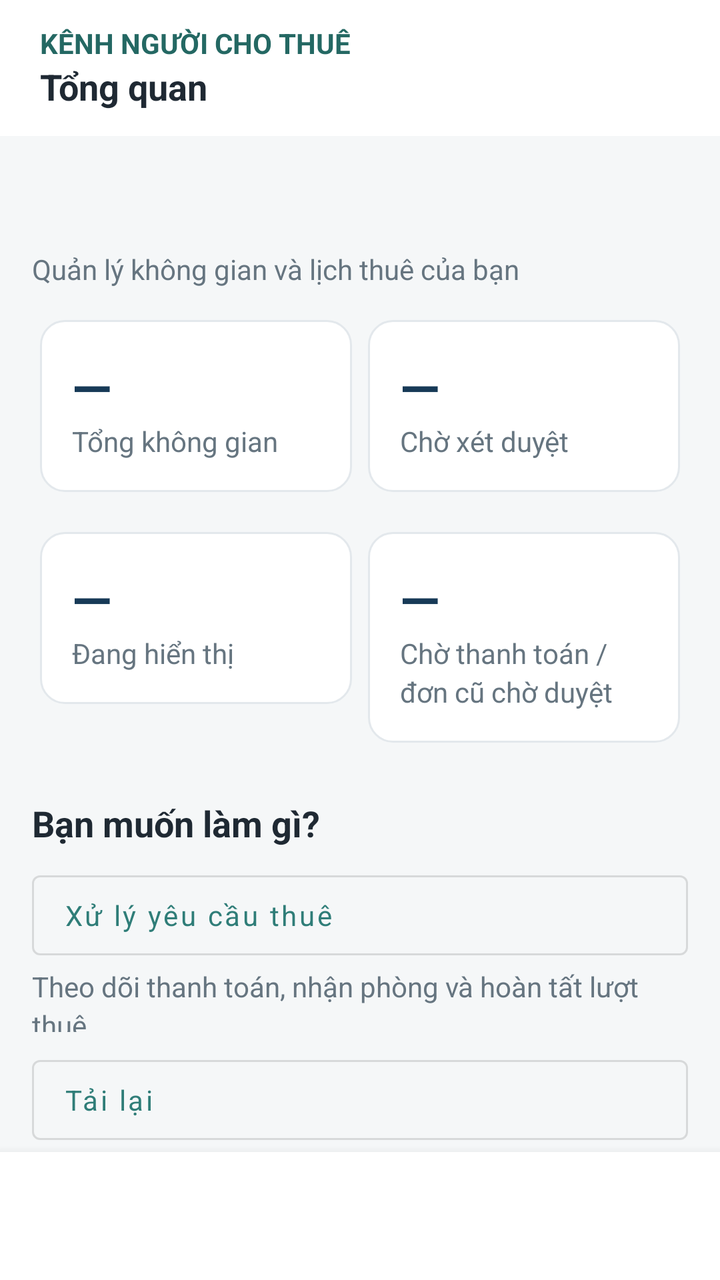
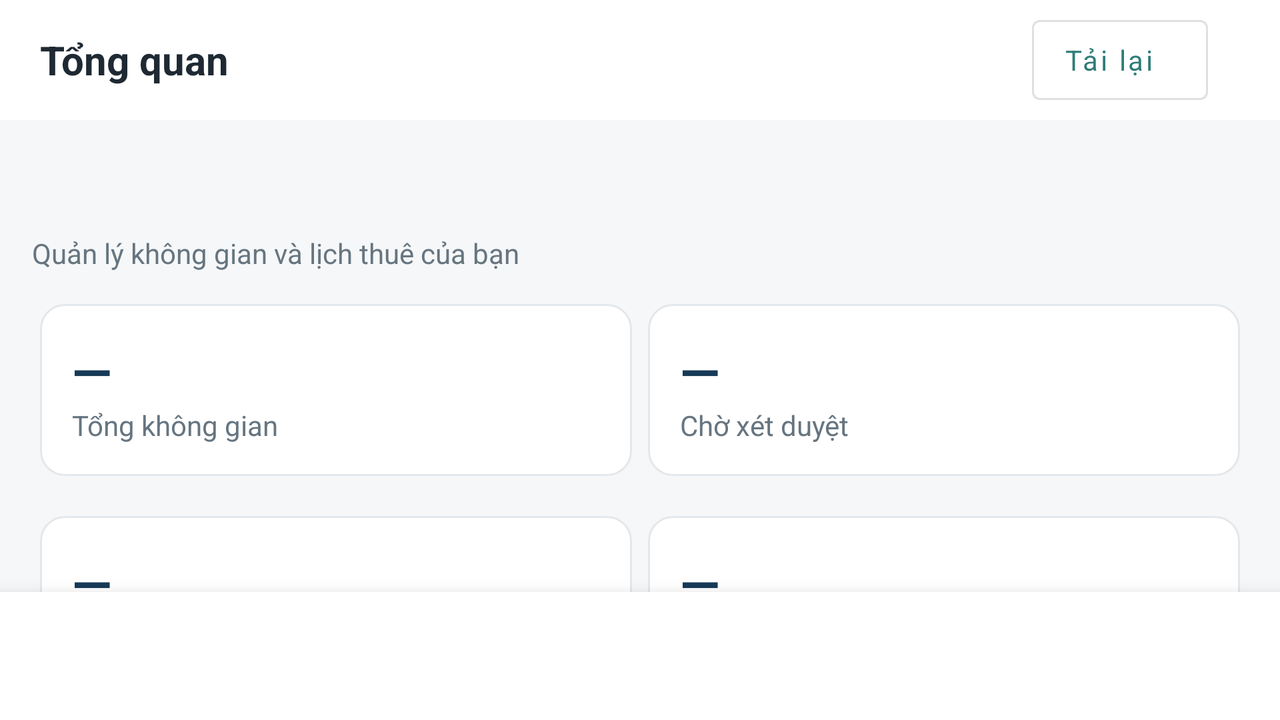

One screen, two layout resources from the same app: the default and the repository's alternative for another configuration. Each is rendered where Android would select it; the XML of both is given below.
<!-- AndroidManifest.xml: application theme Theme.BroomSharing -->
<!-- res/layout/activity_host_dashboard.xml -->
<?xml version="1.0" encoding="utf-8"?>
<LinearLayout xmlns:android="http://schemas.android.com/apk/res/android" xmlns:app="http://schemas.android.com/apk/res-auto" android:id="@+id/workspaceRoot" android:layout_width="match_parent" android:layout_height="match_parent" android:orientation="vertical" android:background="@color/screen_bg">
    <LinearLayout android:layout_width="match_parent" android:layout_height="wrap_content" android:minHeight="68dp" android:orientation="vertical" android:paddingStart="20dp" android:paddingEnd="20dp" android:paddingTop="12dp" android:paddingBottom="12dp" android:background="@color/white">
        <TextView style="@style/WorkspaceBody" android:text="@string/workspace_host" android:textStyle="bold" android:textColor="@color/teal_dark"/>
        <TextView android:id="@+id/workspaceTitle" style="@style/WorkspaceSection" android:text="@string/workspace_overview"/>
    </LinearLayout>
    <androidx.core.widget.NestedScrollView android:id="@+id/dashboardScroll" android:layout_width="match_parent" android:layout_height="0dp" android:layout_weight="1" android:fillViewport="true">
        <LinearLayout android:layout_width="match_parent" android:layout_height="wrap_content" android:orientation="vertical" android:padding="16dp">
            <LinearLayout android:id="@+id/overviewPanel" android:layout_width="match_parent" android:layout_height="wrap_content" android:orientation="vertical">
                <TextView android:id="@+id/tvHostRoleStatus" style="@style/WorkspaceTitle" android:text=""/>
                <TextView style="@style/WorkspaceBody" android:text="@string/workspace_host_hint" android:layout_marginTop="6dp"/>
                <LinearLayout android:layout_width="match_parent" android:layout_height="wrap_content" android:orientation="horizontal" android:layout_marginTop="12dp">
                    <LinearLayout android:layout_width="0dp" android:layout_height="wrap_content" android:layout_weight="1" android:layout_margin="4dp" android:padding="16dp" android:orientation="vertical" android:background="@drawable/bg_card">
                        <TextView android:id="@+id/tvCountRooms" style="@style/WorkspaceTitle" android:text="@string/workspace_stat_unknown"/>
                        <TextView style="@style/WorkspaceBody" android:text="@string/workspace_total_rooms"/>
                    </LinearLayout>
                    <LinearLayout android:layout_width="0dp" android:layout_height="wrap_content" android:layout_weight="1" android:layout_margin="4dp" android:padding="16dp" android:orientation="vertical" android:background="@drawable/bg_card">
                        <TextView android:id="@+id/tvCountPending" style="@style/WorkspaceTitle" android:text="@string/workspace_stat_unknown"/>
                        <TextView style="@style/WorkspaceBody" android:text="@string/workspace_pending_rooms"/>
                    </LinearLayout>
                </LinearLayout>
                <LinearLayout android:layout_width="match_parent" android:layout_height="wrap_content" android:orientation="horizontal" android:layout_marginTop="12dp">
                    <LinearLayout android:layout_width="0dp" android:layout_height="wrap_content" android:layout_weight="1" android:layout_margin="4dp" android:padding="16dp" android:orientation="vertical" android:background="@drawable/bg_card">
                        <TextView android:id="@+id/tvCountActive" style="@style/WorkspaceTitle" android:text="@string/workspace_stat_unknown"/>
                        <TextView style="@style/WorkspaceBody" android:text="@string/workspace_active_rooms"/>
                    </LinearLayout>
                    <LinearLayout android:layout_width="0dp" android:layout_height="wrap_content" android:layout_weight="1" android:layout_margin="4dp" android:padding="16dp" android:orientation="vertical" android:background="@drawable/bg_card">
                        <TextView android:id="@+id/tvBadgeBookingCount" style="@style/WorkspaceTitle" android:text="@string/workspace_stat_unknown"/>
                        <TextView style="@style/WorkspaceBody" android:text="@string/workspace_pending_bookings"/>
                    </LinearLayout>
                </LinearLayout>
                <TextView style="@style/WorkspaceSection" android:text="@string/workspace_quick_actions" android:layout_marginTop="24dp"/>
                <com.google.android.material.button.MaterialButton android:id="@+id/cardBookingRequests" style="@style/WorkspaceAction" android:text="@string/workspace_open_bookings"/>
                <TextView style="@style/WorkspaceBody" android:text="@string/workspace_open_bookings_hint"/>
                <com.google.android.material.button.MaterialButton android:id="@+id/btnManageSpaces" style="@style/WorkspaceAction" android:text="@string/workspace_open_spaces"/>
                <com.google.android.material.button.MaterialButton android:id="@+id/btnHostReports" style="@style/WorkspaceAction" android:text="@string/reports_center"/>
                <com.google.android.material.button.MaterialButton android:id="@+id/btnPropertyVerification" style="@style/WorkspaceAction" android:text="Hồ sơ xác minh tài sản"/>
                <TextView style="@style/WorkspaceBody" android:text="@string/workspace_open_spaces_hint"/>
                <TextView style="@style/WorkspaceBody" android:text="@string/workspace_host_summary" android:layout_marginTop="20dp"/>
            </LinearLayout>
            <LinearLayout android:id="@+id/spacesPanel" android:layout_width="match_parent" android:layout_height="wrap_content" android:orientation="vertical" android:visibility="gone">
                <TextView style="@style/WorkspaceBody" android:text="@string/workspace_spaces_hint"/>
                <com.google.android.material.tabs.TabLayout android:id="@+id/spaceTabs" android:layout_width="match_parent" android:layout_height="wrap_content" android:layout_marginTop="12dp" app:tabMode="fixed" app:tabTextColor="@color/text_secondary" app:tabSelectedTextColor="@color/teal_dark"/>
                <com.google.android.material.button.MaterialButton android:id="@+id/btnAddRoom" style="@style/WorkspaceAction" android:text="@string/workspace_add_room"/>
                <com.google.android.material.button.MaterialButton android:id="@+id/btnAddBuilding" style="@style/WorkspaceAction" android:text="@string/workspace_add_building" android:visibility="gone"/>
                <TextView android:id="@+id/tvCountBuildings" style="@style/WorkspaceBody" android:text="" android:layout_marginTop="8dp"/>
                <androidx.recyclerview.widget.RecyclerView android:id="@+id/rvRooms" android:layout_width="match_parent" android:layout_height="wrap_content" android:nestedScrollingEnabled="false" android:clipToPadding="false" android:paddingBottom="16dp" android:layout_marginTop="12dp"/>
                <TextView android:id="@+id/tvEmptyRooms" style="@style/WorkspaceBody" android:text="@string/workspace_empty_rooms" android:layout_marginTop="24dp" android:visibility="gone"/>
                <androidx.recyclerview.widget.RecyclerView android:id="@+id/rvBuildings" android:layout_width="match_parent" android:layout_height="wrap_content" android:nestedScrollingEnabled="false" android:clipToPadding="false" android:paddingBottom="16dp" android:layout_marginTop="12dp" android:visibility="gone"/>
                <TextView android:id="@+id/tvEmptyBuildings" style="@style/WorkspaceBody" android:text="@string/workspace_empty_buildings" android:layout_marginTop="24dp" android:visibility="gone"/>
            </LinearLayout>
        </LinearLayout>
    </androidx.core.widget.NestedScrollView>
    <TextView android:id="@+id/tvFeedback" style="@style/WorkspaceBody" android:text="" android:paddingStart="20dp" android:paddingEnd="20dp" android:accessibilityLiveRegion="polite" android:visibility="gone"/>
    <ProgressBar android:id="@+id/progressBar" android:layout_width="24dp" android:layout_height="24dp" android:layout_gravity="center" android:visibility="gone"/>
    <com.google.android.material.button.MaterialButton android:id="@+id/btnRefresh" style="@style/WorkspaceAction" android:text="@string/workspace_refresh" android:layout_marginStart="16dp" android:layout_marginEnd="16dp"/>
    <include layout="@layout/view_management_navigation"/>
</LinearLayout>
<!-- res/layout/view_management_navigation.xml (included above) -->
<?xml version="1.0" encoding="utf-8"?>
<com.google.android.material.bottomnavigation.BottomNavigationView xmlns:android="http://schemas.android.com/apk/res/android" xmlns:app="http://schemas.android.com/apk/res-auto" android:id="@+id/managementNavigation" android:layout_width="match_parent" android:layout_height="wrap_content" android:minHeight="64dp" android:background="@color/white" app:labelVisibilityMode="labeled" app:itemHorizontalTranslationEnabled="false" app:itemIconSize="22dp" app:itemIconTint="@color/guest_nav_tint" app:itemTextColor="@color/guest_nav_tint"/>
<!-- resources referenced by this layout -->
<resources>
  <color name="screen_bg">#F5F7F8</color>
  <color name="teal_dark">#246863</color>
  <color name="text_secondary">#667580</color>
  <color name="white">#FFFFFF</color>
  <!-- drawable bg_card (drawable) -->
  <shape xmlns:android="http://schemas.android.com/apk/res/android" android:shape="rectangle">
      <solid android:color="@color/white" />
      <corners android:radius="12dp" />
      <stroke android:width="1dp" android:color="@color/border" />
  </shape>
  <string name="reports_center">Báo cáo và phản hồi</string>
  <string name="workspace_active_rooms">Đang hiển thị</string>
  <string name="workspace_add_building">Thêm tòa nhà</string>
  <string name="workspace_add_room">Thêm không gian</string>
  <string name="workspace_empty_buildings">Bạn chưa có tòa nhà. Thêm địa điểm đầu tiên để bắt đầu đăng phòng.</string>
  <string name="workspace_empty_rooms">Bạn chưa có không gian nào. Thêm tòa nhà trước, sau đó tạo phòng để gửi duyệt.</string>
  <string name="workspace_host">KÊNH NGƯỜI CHO THUÊ</string>
  <string name="workspace_host_hint">Quản lý không gian và lịch thuê của bạn</string>
  <string name="workspace_host_summary">Chỉ hiển thị dữ liệu thuộc tài khoản của bạn.</string>
  <string name="workspace_open_bookings">Xử lý yêu cầu thuê</string>
  <string name="workspace_open_bookings_hint">Theo dõi thanh toán, nhận phòng và hoàn tất lượt thuê</string>
  <string name="workspace_open_spaces">Quản lý không gian</string>
  <string name="workspace_open_spaces_hint">Phòng, tòa nhà, giá và lịch trống</string>
  <string name="workspace_overview">Tổng quan</string>
  <string name="workspace_pending_bookings">Chờ thanh toán / đơn cũ chờ duyệt</string>
  <string name="workspace_pending_rooms">Chờ xét duyệt</string>
  <string name="workspace_quick_actions">Bạn muốn làm gì?</string>
  <string name="workspace_refresh">Tải lại</string>
  <string name="workspace_spaces_hint">Chọn một mục để sửa thông tin hoặc xem lịch đặt.</string>
  <string name="workspace_stat_unknown">—</string>
  <string name="workspace_total_rooms">Tổng không gian</string>
  <style name="WorkspaceAction" parent="Widget.MaterialComponents.Button.OutlinedButton"><item name="android:layout_width">match_parent</item><item name="android:layout_height">wrap_content</item><item name="android:minHeight">52dp</item><item name="android:textAllCaps">false</item><item name="android:gravity">start|center_vertical</item><item name="android:paddingStart">16dp</item><item name="android:paddingEnd">16dp</item><item name="android:layout_marginTop">8dp</item></style>
  <style name="WorkspaceBody"><item name="android:layout_width">match_parent</item><item name="android:layout_height">wrap_content</item><item name="android:textSize">14sp</item><item name="android:textColor">@color/text_secondary</item><item name="android:lineSpacingExtra">3dp</item></style>
  <style name="WorkspaceSection" parent="WorkspaceBody"><item name="android:textSize">18sp</item><item name="android:textStyle">bold</item><item name="android:textColor">@color/text_primary</item></style>
  <style name="WorkspaceTitle"><item name="android:layout_width">match_parent</item><item name="android:layout_height">wrap_content</item><item name="android:textSize">26sp</item><item name="android:textStyle">bold</item><item name="android:textColor">@color/navy</item></style>
  <color name="border">#E3E8EC</color>
  <color name="text_primary">#1F2933</color>
  <color name="navy">#173A57</color>
  <color name="teal">#2F7D78</color>
  <!-- some entries are left out for length -->
</resources>
<!-- res/layout-land/activity_host_dashboard.xml (the repository's variant of the layout above) -->
<!-- drawn on the phone turned sideways -->
<?xml version='1.0' encoding='utf-8'?>
<LinearLayout xmlns:android="http://schemas.android.com/apk/res/android" xmlns:app="http://schemas.android.com/apk/res-auto" android:id="@+id/workspaceRoot" android:layout_width="match_parent" android:layout_height="match_parent" android:orientation="vertical" android:background="@color/screen_bg">
    <LinearLayout android:layout_width="match_parent" android:layout_height="wrap_content" android:minHeight="48dp" android:orientation="horizontal" android:paddingStart="20dp" android:paddingEnd="20dp" android:paddingTop="4dp" android:paddingBottom="4dp" android:background="@color/white" android:gravity="center_vertical">
        <TextView style="@style/WorkspaceBody" android:text="@string/workspace_host" android:textStyle="bold" android:textColor="@color/teal_dark" android:visibility="gone" />
        <TextView android:id="@+id/workspaceTitle" style="@style/WorkspaceSection" android:text="@string/workspace_overview" android:layout_width="0dp" android:layout_weight="1" android:textSize="20sp" />
        <com.google.android.material.button.MaterialButton android:id="@+id/btnRefresh" style="@style/WorkspaceAction" android:text="@string/workspace_refresh" android:layout_marginStart="16dp" android:layout_marginEnd="16dp" android:layout_width="wrap_content" android:layout_height="wrap_content" android:layout_marginTop="0dp" />
    </LinearLayout>
    <androidx.core.widget.NestedScrollView android:id="@+id/dashboardScroll" android:layout_width="match_parent" android:layout_height="0dp" android:layout_weight="1" android:fillViewport="true">
        <LinearLayout android:layout_width="match_parent" android:layout_height="wrap_content" android:orientation="vertical" android:padding="16dp">
            <LinearLayout android:id="@+id/overviewPanel" android:layout_width="match_parent" android:layout_height="wrap_content" android:orientation="vertical">
                <TextView android:id="@+id/tvHostRoleStatus" style="@style/WorkspaceTitle" android:text="" />
                <TextView style="@style/WorkspaceBody" android:text="@string/workspace_host_hint" android:layout_marginTop="6dp" />
                <LinearLayout android:layout_width="match_parent" android:layout_height="wrap_content" android:orientation="horizontal" android:layout_marginTop="12dp">
                    <LinearLayout android:layout_width="0dp" android:layout_height="wrap_content" android:layout_weight="1" android:layout_margin="4dp" android:padding="16dp" android:orientation="vertical" android:background="@drawable/bg_card">
                        <TextView android:id="@+id/tvCountRooms" style="@style/WorkspaceTitle" android:text="@string/workspace_stat_unknown" />
                        <TextView style="@style/WorkspaceBody" android:text="@string/workspace_total_rooms" />
                    </LinearLayout>
                    <LinearLayout android:layout_width="0dp" android:layout_height="wrap_content" android:layout_weight="1" android:layout_margin="4dp" android:padding="16dp" android:orientation="vertical" android:background="@drawable/bg_card">
                        <TextView android:id="@+id/tvCountPending" style="@style/WorkspaceTitle" android:text="@string/workspace_stat_unknown" />
                        <TextView style="@style/WorkspaceBody" android:text="@string/workspace_pending_rooms" />
                    </LinearLayout>
                </LinearLayout>
                <LinearLayout android:layout_width="match_parent" android:layout_height="wrap_content" android:orientation="horizontal" android:layout_marginTop="12dp">
                    <LinearLayout android:layout_width="0dp" android:layout_height="wrap_content" android:layout_weight="1" android:layout_margin="4dp" android:padding="16dp" android:orientation="vertical" android:background="@drawable/bg_card">
                        <TextView android:id="@+id/tvCountActive" style="@style/WorkspaceTitle" android:text="@string/workspace_stat_unknown" />
                        <TextView style="@style/WorkspaceBody" android:text="@string/workspace_active_rooms" />
                    </LinearLayout>
                    <LinearLayout android:layout_width="0dp" android:layout_height="wrap_content" android:layout_weight="1" android:layout_margin="4dp" android:padding="16dp" android:orientation="vertical" android:background="@drawable/bg_card">
                        <TextView android:id="@+id/tvBadgeBookingCount" style="@style/WorkspaceTitle" android:text="@string/workspace_stat_unknown" />
                        <TextView style="@style/WorkspaceBody" android:text="@string/workspace_pending_bookings" />
                    </LinearLayout>
                </LinearLayout>
                <TextView style="@style/WorkspaceSection" android:text="@string/workspace_quick_actions" android:layout_marginTop="24dp" />
                <com.google.android.material.button.MaterialButton android:id="@+id/cardBookingRequests" style="@style/WorkspaceAction" android:text="@string/workspace_open_bookings" />
                <TextView style="@style/WorkspaceBody" android:text="@string/workspace_open_bookings_hint" />
                <com.google.android.material.button.MaterialButton android:id="@+id/btnManageSpaces" style="@style/WorkspaceAction" android:text="@string/workspace_open_spaces" />
                <com.google.android.material.button.MaterialButton android:id="@+id/btnHostReports" style="@style/WorkspaceAction" android:text="@string/reports_center" />
                <com.google.android.material.button.MaterialButton android:id="@+id/btnPropertyVerification" style="@style/WorkspaceAction" android:text="Hồ sơ xác minh tài sản" />
                <TextView style="@style/WorkspaceBody" android:text="@string/workspace_open_spaces_hint" />
                <TextView style="@style/WorkspaceBody" android:text="@string/workspace_host_summary" android:layout_marginTop="20dp" />
            </LinearLayout>
            <LinearLayout android:id="@+id/spacesPanel" android:layout_width="match_parent" android:layout_height="wrap_content" android:orientation="horizontal" android:visibility="gone">
                <LinearLayout android:layout_width="240dp" android:layout_height="wrap_content" android:orientation="vertical" android:paddingEnd="16dp">
                    <TextView style="@style/WorkspaceBody" android:text="@string/workspace_spaces_hint" android:visibility="gone" />
                    <com.google.android.material.tabs.TabLayout android:id="@+id/spaceTabs" android:layout_width="match_parent" android:layout_height="wrap_content" android:layout_marginTop="12dp" app:tabMode="fixed" app:tabTextColor="@color/text_secondary" app:tabSelectedTextColor="@color/teal_dark" />
                    <com.google.android.material.button.MaterialButton android:id="@+id/btnAddRoom" style="@style/WorkspaceAction" android:text="@string/workspace_add_room" />
                    <com.google.android.material.button.MaterialButton android:id="@+id/btnAddBuilding" style="@style/WorkspaceAction" android:text="@string/workspace_add_building" android:visibility="gone" />
                    <TextView android:id="@+id/tvCountBuildings" style="@style/WorkspaceBody" android:text="" android:layout_marginTop="8dp" />
                </LinearLayout>
                <LinearLayout android:layout_width="0dp" android:layout_weight="1" android:layout_height="wrap_content" android:orientation="vertical">
                    <androidx.recyclerview.widget.RecyclerView android:id="@+id/rvRooms" android:layout_width="match_parent" android:layout_height="wrap_content" android:nestedScrollingEnabled="false" android:clipToPadding="false" android:paddingBottom="16dp" android:layout_marginTop="12dp" />
                    <TextView android:id="@+id/tvEmptyRooms" style="@style/WorkspaceBody" android:text="@string/workspace_empty_rooms" android:layout_marginTop="24dp" android:visibility="gone" />
                    <androidx.recyclerview.widget.RecyclerView android:id="@+id/rvBuildings" android:layout_width="match_parent" android:layout_height="wrap_content" android:nestedScrollingEnabled="false" android:clipToPadding="false" android:paddingBottom="16dp" android:layout_marginTop="12dp" android:visibility="gone" />
                    <TextView android:id="@+id/tvEmptyBuildings" style="@style/WorkspaceBody" android:text="@string/workspace_empty_buildings" android:layout_marginTop="24dp" android:visibility="gone" />
                </LinearLayout>
            </LinearLayout>
        </LinearLayout>
    </androidx.core.widget.NestedScrollView>
    <TextView android:id="@+id/tvFeedback" style="@style/WorkspaceBody" android:text="" android:paddingStart="20dp" android:paddingEnd="20dp" android:accessibilityLiveRegion="polite" android:visibility="gone" />
    <ProgressBar android:id="@+id/progressBar" android:layout_width="24dp" android:layout_height="24dp" android:layout_gravity="center" android:visibility="gone" />
    <include layout="@layout/view_management_navigation" />
</LinearLayout>
